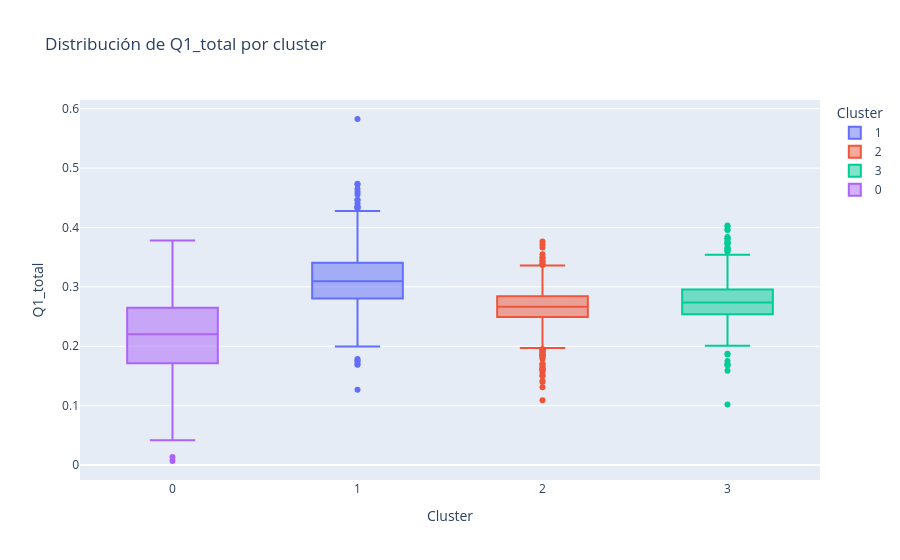
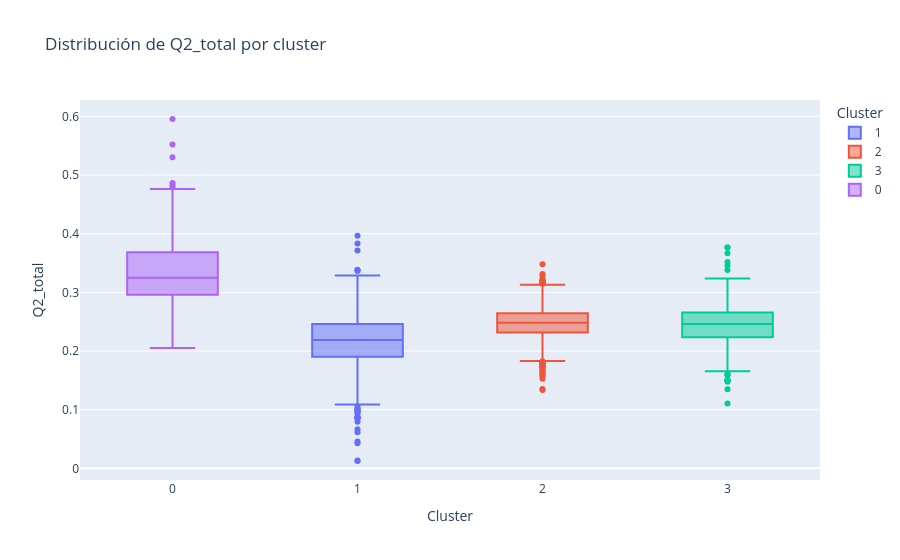
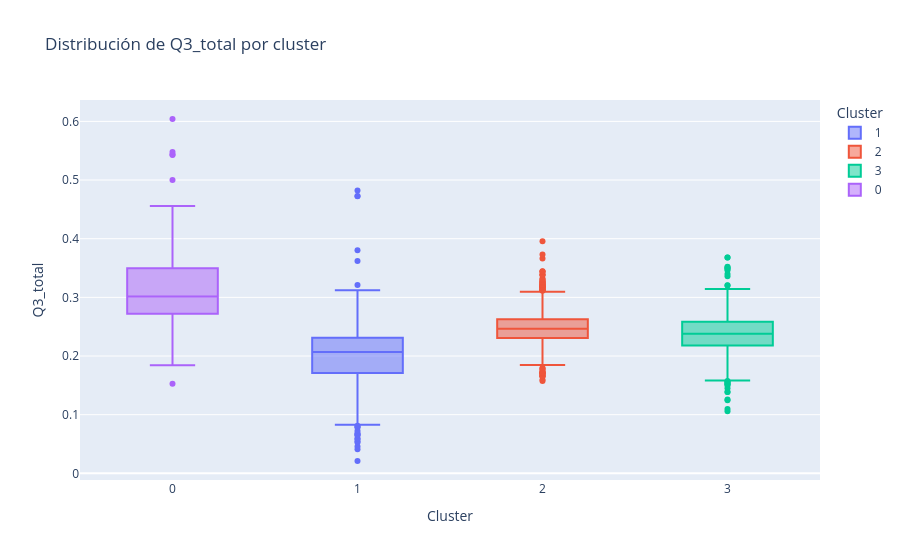
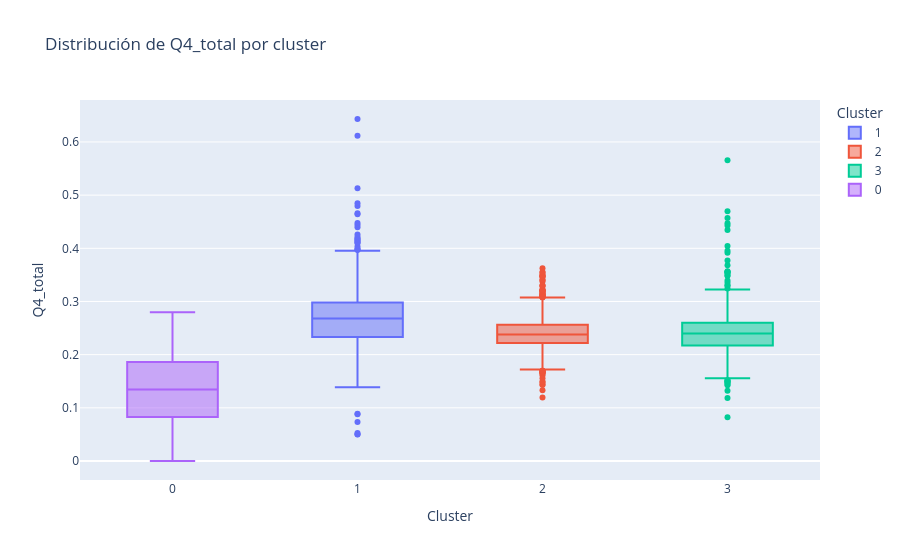

The code cell stored with these charts, in order, in its notebook:
### Code cell
for var in features:
    fig = px.box(df_cluster, x='cluster', y=var, color='cluster',
                 title=f'Distribución de {var} por cluster',
                 labels={'cluster': 'Cluster', var: var})
    fig.show()

### Figure 1 — Plotly figure (JSON) as saved in the notebook; plotly's stock layout.template omitted (floating-point values rounded to 4 significant figures; data arrays with more than 128 entries replaced by an {"elided": "..."} marker saying what was removed)
{"data": [{"alignmentgroup": "True", "hovertemplate": "Cluster=%{x}<br>Q1_total=%{y}<extra></extra>", "legendgroup": "1", "marker": {"color": "#636efa"}, "name": "1", "notched": false, "offsetgroup": "1", "orientation": "v", "showlegend": true, "type": "box", "x": {"elided": "615 int values"}, "x0": " ", "xaxis": "x", "y": {"elided": "615 float values"}, "y0": " ", "yaxis": "y"}, {"alignmentgroup": "True", "hovertemplate": "Cluster=%{x}<br>Q1_total=%{y}<extra></extra>", "legendgroup": "2", "marker": {"color": "#EF553B"}, "name": "2", "notched": false, "offsetgroup": "2", "orientation": "v", "showlegend": true, "type": "box", "x": {"elided": "1649 int values"}, "x0": " ", "xaxis": "x", "y": {"elided": "1649 float values"}, "y0": " ", "yaxis": "y"}, {"alignmentgroup": "True", "hovertemplate": "Cluster=%{x}<br>Q1_total=%{y}<extra></extra>", "legendgroup": "3", "marker": {"color": "#00cc96"}, "name": "3", "notched": false, "offsetgroup": "3", "orientation": "v", "showlegend": true, "type": "box", "x": {"elided": "602 int values"}, "x0": " ", "xaxis": "x", "y": {"elided": "602 float values"}, "y0": " ", "yaxis": "y"}, {"alignmentgroup": "True", "hovertemplate": "Cluster=%{x}<br>Q1_total=%{y}<extra></extra>", "legendgroup": "0", "marker": {"color": "#ab63fa"}, "name": "0", "notched": false, "offsetgroup": "0", "orientation": "v", "showlegend": true, "type": "box", "x": {"elided": "183 int values"}, "x0": " ", "xaxis": "x", "y": {"elided": "183 float values"}, "y0": " ", "yaxis": "y"}], "layout": {"boxmode": "overlay", "legend": {"title": {"text": "Cluster"}, "tracegroupgap": 0}, "title": {"text": "Distribución de Q1_total por cluster"}, "xaxis": {"anchor": "y", "categoryarray": [1, 2, 3, 0], "categoryorder": "array", "domain": [0, 1], "title": {"text": "Cluster"}}, "yaxis": {"anchor": "x", "domain": [0, 1], "title": {"text": "Q1_total"}}}}

### Figure 2 — Plotly figure (JSON) as saved in the notebook; plotly's stock layout.template omitted (floating-point values rounded to 4 significant figures; data arrays with more than 128 entries replaced by an {"elided": "..."} marker saying what was removed)
{"data": [{"alignmentgroup": "True", "hovertemplate": "Cluster=%{x}<br>Q2_total=%{y}<extra></extra>", "legendgroup": "1", "marker": {"color": "#636efa"}, "name": "1", "notched": false, "offsetgroup": "1", "orientation": "v", "showlegend": true, "type": "box", "x": {"elided": "615 int values"}, "x0": " ", "xaxis": "x", "y": {"elided": "615 float values"}, "y0": " ", "yaxis": "y"}, {"alignmentgroup": "True", "hovertemplate": "Cluster=%{x}<br>Q2_total=%{y}<extra></extra>", "legendgroup": "2", "marker": {"color": "#EF553B"}, "name": "2", "notched": false, "offsetgroup": "2", "orientation": "v", "showlegend": true, "type": "box", "x": {"elided": "1649 int values"}, "x0": " ", "xaxis": "x", "y": {"elided": "1649 float values"}, "y0": " ", "yaxis": "y"}, {"alignmentgroup": "True", "hovertemplate": "Cluster=%{x}<br>Q2_total=%{y}<extra></extra>", "legendgroup": "3", "marker": {"color": "#00cc96"}, "name": "3", "notched": false, "offsetgroup": "3", "orientation": "v", "showlegend": true, "type": "box", "x": {"elided": "602 int values"}, "x0": " ", "xaxis": "x", "y": {"elided": "602 float values"}, "y0": " ", "yaxis": "y"}, {"alignmentgroup": "True", "hovertemplate": "Cluster=%{x}<br>Q2_total=%{y}<extra></extra>", "legendgroup": "0", "marker": {"color": "#ab63fa"}, "name": "0", "notched": false, "offsetgroup": "0", "orientation": "v", "showlegend": true, "type": "box", "x": {"elided": "183 int values"}, "x0": " ", "xaxis": "x", "y": {"elided": "183 float values"}, "y0": " ", "yaxis": "y"}], "layout": {"boxmode": "overlay", "legend": {"title": {"text": "Cluster"}, "tracegroupgap": 0}, "title": {"text": "Distribución de Q2_total por cluster"}, "xaxis": {"anchor": "y", "categoryarray": [1, 2, 3, 0], "categoryorder": "array", "domain": [0, 1], "title": {"text": "Cluster"}}, "yaxis": {"anchor": "x", "domain": [0, 1], "title": {"text": "Q2_total"}}}}

### Figure 3 — Plotly figure (JSON) as saved in the notebook; plotly's stock layout.template omitted (floating-point values rounded to 4 significant figures; data arrays with more than 128 entries replaced by an {"elided": "..."} marker saying what was removed)
{"data": [{"alignmentgroup": "True", "hovertemplate": "Cluster=%{x}<br>Q3_total=%{y}<extra></extra>", "legendgroup": "1", "marker": {"color": "#636efa"}, "name": "1", "notched": false, "offsetgroup": "1", "orientation": "v", "showlegend": true, "type": "box", "x": {"elided": "615 int values"}, "x0": " ", "xaxis": "x", "y": {"elided": "615 float values"}, "y0": " ", "yaxis": "y"}, {"alignmentgroup": "True", "hovertemplate": "Cluster=%{x}<br>Q3_total=%{y}<extra></extra>", "legendgroup": "2", "marker": {"color": "#EF553B"}, "name": "2", "notched": false, "offsetgroup": "2", "orientation": "v", "showlegend": true, "type": "box", "x": {"elided": "1649 int values"}, "x0": " ", "xaxis": "x", "y": {"elided": "1649 float values"}, "y0": " ", "yaxis": "y"}, {"alignmentgroup": "True", "hovertemplate": "Cluster=%{x}<br>Q3_total=%{y}<extra></extra>", "legendgroup": "3", "marker": {"color": "#00cc96"}, "name": "3", "notched": false, "offsetgroup": "3", "orientation": "v", "showlegend": true, "type": "box", "x": {"elided": "602 int values"}, "x0": " ", "xaxis": "x", "y": {"elided": "602 float values"}, "y0": " ", "yaxis": "y"}, {"alignmentgroup": "True", "hovertemplate": "Cluster=%{x}<br>Q3_total=%{y}<extra></extra>", "legendgroup": "0", "marker": {"color": "#ab63fa"}, "name": "0", "notched": false, "offsetgroup": "0", "orientation": "v", "showlegend": true, "type": "box", "x": {"elided": "183 int values"}, "x0": " ", "xaxis": "x", "y": {"elided": "183 float values"}, "y0": " ", "yaxis": "y"}], "layout": {"boxmode": "overlay", "legend": {"title": {"text": "Cluster"}, "tracegroupgap": 0}, "title": {"text": "Distribución de Q3_total por cluster"}, "xaxis": {"anchor": "y", "categoryarray": [1, 2, 3, 0], "categoryorder": "array", "domain": [0, 1], "title": {"text": "Cluster"}}, "yaxis": {"anchor": "x", "domain": [0, 1], "title": {"text": "Q3_total"}}}}

### Figure 4 — Plotly figure (JSON) as saved in the notebook; plotly's stock layout.template omitted (floating-point values rounded to 4 significant figures; data arrays with more than 128 entries replaced by an {"elided": "..."} marker saying what was removed)
{"data": [{"alignmentgroup": "True", "hovertemplate": "Cluster=%{x}<br>Q4_total=%{y}<extra></extra>", "legendgroup": "1", "marker": {"color": "#636efa"}, "name": "1", "notched": false, "offsetgroup": "1", "orientation": "v", "showlegend": true, "type": "box", "x": {"elided": "615 int values"}, "x0": " ", "xaxis": "x", "y": {"elided": "615 float values"}, "y0": " ", "yaxis": "y"}, {"alignmentgroup": "True", "hovertemplate": "Cluster=%{x}<br>Q4_total=%{y}<extra></extra>", "legendgroup": "2", "marker": {"color": "#EF553B"}, "name": "2", "notched": false, "offsetgroup": "2", "orientation": "v", "showlegend": true, "type": "box", "x": {"elided": "1649 int values"}, "x0": " ", "xaxis": "x", "y": {"elided": "1649 float values"}, "y0": " ", "yaxis": "y"}, {"alignmentgroup": "True", "hovertemplate": "Cluster=%{x}<br>Q4_total=%{y}<extra></extra>", "legendgroup": "3", "marker": {"color": "#00cc96"}, "name": "3", "notched": false, "offsetgroup": "3", "orientation": "v", "showlegend": true, "type": "box", "x": {"elided": "602 int values"}, "x0": " ", "xaxis": "x", "y": {"elided": "602 float values"}, "y0": " ", "yaxis": "y"}, {"alignmentgroup": "True", "hovertemplate": "Cluster=%{x}<br>Q4_total=%{y}<extra></extra>", "legendgroup": "0", "marker": {"color": "#ab63fa"}, "name": "0", "notched": false, "offsetgroup": "0", "orientation": "v", "showlegend": true, "type": "box", "x": {"elided": "183 int values"}, "x0": " ", "xaxis": "x", "y": {"elided": "183 float values"}, "y0": " ", "yaxis": "y"}], "layout": {"boxmode": "overlay", "legend": {"title": {"text": "Cluster"}, "tracegroupgap": 0}, "title": {"text": "Distribución de Q4_total por cluster"}, "xaxis": {"anchor": "y", "categoryarray": [1, 2, 3, 0], "categoryorder": "array", "domain": [0, 1], "title": {"text": "Cluster"}}, "yaxis": {"anchor": "x", "domain": [0, 1], "title": {"text": "Q4_total"}}}}
